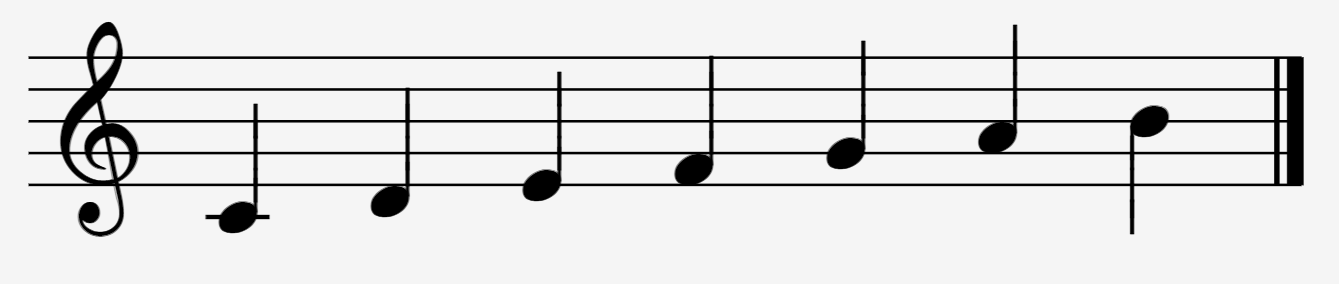
#> input picture HW12/notation.png, 1339 x 284 px
$ jupyter execute '王田雨2000012903HW12.ipynb'
#> lines starting #> are read from the running program, lines starting #| are printed output that depends on the picture; after the words box and inside, x2 and y2 are one past the last pixel; in counts of white or black regions, pixels touching at a corner belong together
# Homework_2022_04_14

<font color=ff0000> 截止日期 4.18 中午 11:59</font>

[cell 1]
import matplotlib.pyplot as plt # plt 用于显示图片
import cv2 as cv # mpimg 用于读取图片
import numpy as np
from skimage.color import rgb2gray

def show_images(images, titles=None):
    n_ims = len(images)
    if titles is None:
        titles = ['(%d)' % i for i in range(1, n_ims + 1)]
    fig = plt.figure()
    n = 1
    for image, title in zip(images, titles):
        a = fig.add_subplot(1, n_ims, n)
        if image.ndim == 2:
            plt.gray()
        plt.imshow(image)
        a.set_title(title)
        plt.axis('off')
        n += 1
    fig.set_size_inches(np.array(fig.get_size_inches()) * n_ims)
    plt.show()

img = cv.imread('notation.png')
#> img is the input picture: shape (284, 1339, 3); min 0, max 245, mean 224.3
original = img.copy()
gray = cv.imread('notation.png',0)
#> gray: shape (284, 1339); min 0, max 245, mean 224.3
show_images([img])
#> in show_images, `n_ims = len(images)`: n_ims = 1
#> the loop in show_images, `for image, title in zip(images, titles):` made 1 pass
#> (title, n) on pass 1: ('(1)', 2)
#> after the loop in show_images, `for image, title in zip(images, titles):`: n = 2
show_images([gray])
#> the loop in show_images (call 2), `for image, title in zip(images, titles):` made 1 pass

## 1.1 对灰度图像做直方图均衡，然后用otsu阈值二值化，请自己实现histogram_equalization。

[cell 2]
equalized_gray = cv.equalizeHist(gray)
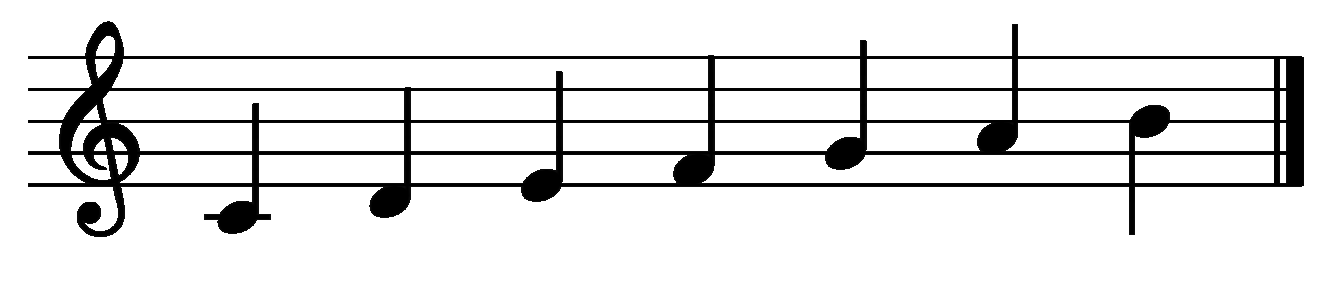
#> equalized_gray: shape (284, 1339); min 0, max 255, mean 227.6
show_images([gray, equalized_gray], ['Gray', 'Equalized Gray'])
#> the loop in show_images (call 3), `for image, title in zip(images, titles):` made 2 passes
#> (title, n) on passes 1 to 2: ('Gray', 2), ('Equalized Gray', 3)
#> after the loop in show_images (call 3), `for image, title in zip(images, titles):`: n = 3
#> in show_images (call 3), `plt.show()`:
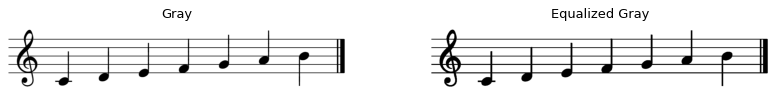
#> figure drawn by matplotlib, 2 panels

[cell 3]
threshold,bin_img = cv.threshold(equalized_gray,0,1,cv.THRESH_BINARY|cv.THRESH_OTSU)
#> bin_img: shape (284, 1339); values 0 (black) and 1 (white), 89.1% white; 1 black region, box (x1, y1, x2, y2) and area: (28, 21, 1304, 237) 41352
#> threshold = 13
show_images([equalized_gray, bin_img], ['Equalized Gray', 'Binary'])
#> the loop in show_images (call 4), `for image, title in zip(images, titles):` made 2 passes
#> after the loop in show_images (call 4), `for image, title in zip(images, titles):`: n = 3
#> in show_images (call 4), `plt.show()`:
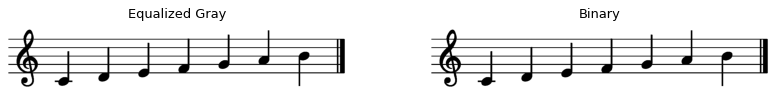
#> figure drawn by matplotlib, 2 panels

## 1.2 去掉谱子中的线。

[cell 4]
def rle_encode(arr):
    x = np.copy(arr)
    first_dismatch = np.array(x[1:] != x[:-1])
    distmatch_positions = np.append(np.where(first_dismatch), len(x)-1)
    rle = np.diff(np.append(-1, distmatch_positions))
    values = [x[i] for i in np.cumsum(np.append(0, rle))[:-1]]
    return rle, values

def hv_rle(img, axis=1):
    # 可以理解为将 AACCCBBBBBAAAAFFFFFFFF 表示 A2C3B5A4F8
    # 对于黑白图像，可以方便的表示黑白间隔的长度
    rle, values = [], []

    if axis == 1:
        for i in range(img.shape[1]):
            col_rle, col_values = rle_encode(img[:, i])
            rle.append(col_rle)
            values.append(col_values)
    else:
        for i in range(img.shape[0]):
            row_rle, row_values = rle_encode(img[i])
            rle.append(row_rle)
            values.append(row_values)

    return rle, values

def calculate_pair_sum(arr):
    if len(arr) == 1:
        return list(arr)
    else:
        res = [arr[i] + arr[i + 1] for i in range(0, len(arr) - 1, 2)]
        if len(arr) % 2 == 1:
            res.append(arr[-2] + arr[-1])
        return res

def get_most_common(rle):
    pair_sum = [calculate_pair_sum(col) for col in rle]

    flattened = []
    for col in pair_sum:
        flattened += col

    most_common = np.argmax(np.bincount(flattened))
    return most_common

rle, vals = hv_rle(bin_img)
#> the loop in hv_rle, `for i in range(img.shape[1]):` made 1339 passes
#> (distmatch_positions in rle_encode, col_rle, col_values) on passes 29 to 31: ([55, 58, 87, 90, 119, 122, 150, 154, 182, 186, 283], [56, 3, 29, 3, 29, 3, 28, 4, 28, 4, 97], [1, 0, 1, 0, 1, 0, 1, 0, 1, 0, 1]), ([55, 58, 87, 90, 119, 122, 150, 154, 182, 186, 283], [56, 3, 29, 3, 29, 3, 28, 4, 28, 4, 97], [1, 0, 1, 0, 1, 0, 1, 0, 1, 0, 1]), ([55, 58, 87, 90, 119, 122, 150, 154, 182, 186, 283], [56, 3, 29, 3, 29, 3, 28, 4, 28, 4, 97], [1, 0, 1, 0, 1, 0, 1, 0, 1, 0, 1])
#> after the loop in hv_rle, `for i in range(img.shape[1]):`: rle = 1339 items, first 6: [284], [284], [284], [284], [284], [284]; values = 1339 items, first 6: [1], [1], [1], [1], [1], [1]
#> vals = 1339 items, first 6: [1], [1], [1], [1], [1], [1]
# 根据rle黑白间隔的长，计算二值图像每行中黑色和白色的和，并找出最普遍的结果
# 可以认为这个最普遍的结果是五线谱的线间距
most_common = get_most_common(rle)
#> in get_most_common, `pair_sum = [calculate_pair_sum(col) for col in rle]`: pair_sum has the same summary as rle in hv_rle
#> the loop in get_most_common, `for col in pair_sum:` made 1339 passes
#> after the loop in get_most_common, `for col in pair_sum:`: flattened = 7662 values, max 284 at index 0, min 3 at index 1289, mean 51.58
#> in get_most_common, `most_common = np.argmax(np.bincount(flattened))`: most_common = 32
#> most_common = 32
print(most_common)
#| 32

[cell 5]
# 已经计算出五线谱的线间距之后，统计黑白部分各占多少
from collections import Counter

def most_common_bw_pattern(arr, most_common):
    if len(arr) == 1:
        return []
    else:
        res = [(arr[i], arr[i + 1]) for i in range(0, len(arr) - 1, 2)
               if arr[i] + arr[i + 1] == most_common]

        if len(arr) % 2 == 1 and arr[-2] + arr[-1] == most_common:
            res.append((arr[-2], arr[-1]))
        return res

def calculate_thickness_spacing(rle, most_common):
    bw_patterns = [most_common_bw_pattern(col, most_common) for col in rle]
    bw_patterns = [x for x in bw_patterns if x]  # Filter empty patterns

    flattened = []
    for col in bw_patterns:
        flattened += col

    pair, count = Counter(flattened).most_common()[0]

    line_thickness = min(pair)
    line_spacing = max(pair)

    return line_thickness, line_spacing

thickness, spacing = calculate_thickness_spacing(rle, most_common)
#> in calculate_thickness_spacing, `bw_patterns = [most_common_bw_pattern(col, most_common) for col in rle]`: bw_patterns = 1339 items, first 6: [], [], [], [], [], []
#> in calculate_thickness_spacing, `bw_patterns = [x for x in bw_patterns if x]`: bw_patterns = 1196 items
#> the loop in calculate_thickness_spacing, `for col in bw_patterns:` made 1196 passes
#> col on passes 2 to 4: [(29, 3), (29, 3), (28, 4), (28, 4)], [(29, 3), (29, 3), (28, 4), (28, 4)], [(29, 3), (29, 3), (28, 4), (28, 4)]
#> after the loop in calculate_thickness_spacing, `for col in bw_patterns:`: flattened = 4316 pairs, first value 1 to 29, second value 3 to 31
#> in calculate_thickness_spacing, `pair, count = Counter(flattened).most_common()[0]`: pair = (29, 3); count = 2272
#> in calculate_thickness_spacing, `line_thickness = min(pair)`: line_thickness = 3
#> in calculate_thickness_spacing, `line_spacing = max(pair)`: line_spacing = 29
#> thickness = 3; spacing = 29
# 分别指黑色部分和白色部分
print(thickness, spacing)
#| 3 29

[cell 6]
# TODO TODO TODO
# 用一个只包含线的滑窗去对齐原图（前后稍微移动取得卷积最大）后做减法。
# 然后再用膨胀~腐蚀（闭操作）对图像加工一下。
# 只去掉线的话会出现音符被分开的情况，所以去掉线之后需要对图像进行膨胀。
# 输出的分别是刚去掉线的谱子，和去掉线+膨胀后的谱子
# https://zhuanlan.zhihu.com/p/110330329

kernel = np.ones((5,5),dtype=np.int8)

no_staff_img = cv.dilate(bin_img,kernel,5)
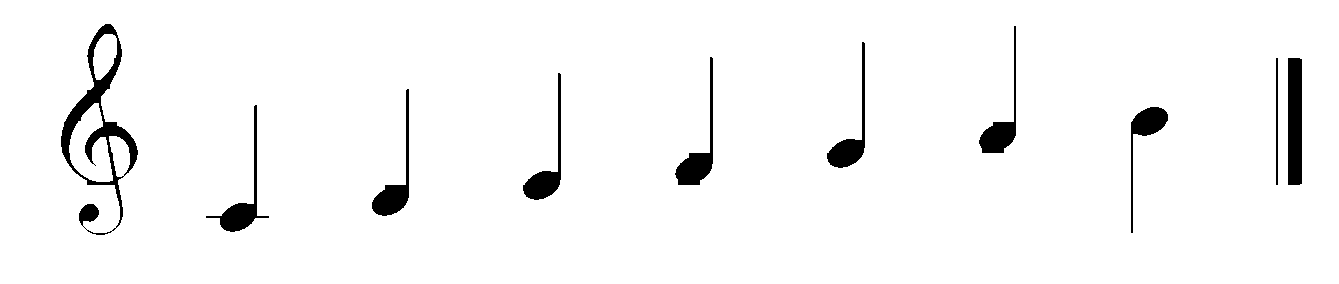
#> no_staff_img: shape (284, 1339); values 0 (black) and 1 (white), 96.5% white; 10 black regions, largest, box (x1, y1, x2, y2) and area: (61, 24, 138, 235) 3399, (1288, 58, 1302, 185) 1774, (675, 57, 713, 185) 1209
show_images([no_staff_img])
kernel = np.ones((5,5),dtype=np.int8)
no_staff_img = cv.erode(no_staff_img,kernel,10)
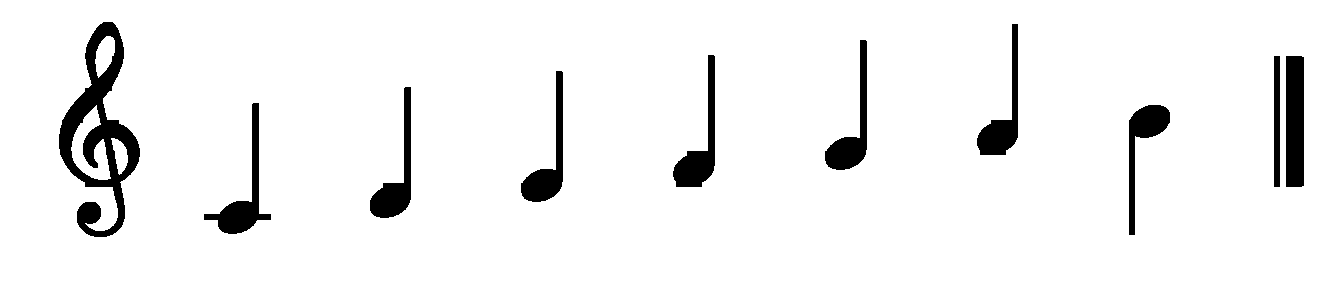
#> no_staff_img: shape (284, 1339); values 0 (black) and 1 (white), 94.2% white; 10 black regions, largest, box (x1, y1, x2, y2) and area: (59, 22, 140, 237) 6223, (1286, 56, 1304, 187) 2354, (204, 103, 271, 234) 1937
show_images([no_staff_img])

## 1.3 （附加）取出音符，算hog特征，通过变换增加数据（或者也可以自己想办法增加数据），训练一个可以识别音符/谱号/终止符的分类器。

[cell 7]
# 取出音符
from skimage.measure import label, regionprops
bw = 1-no_staff_img
label_img = label(bw)
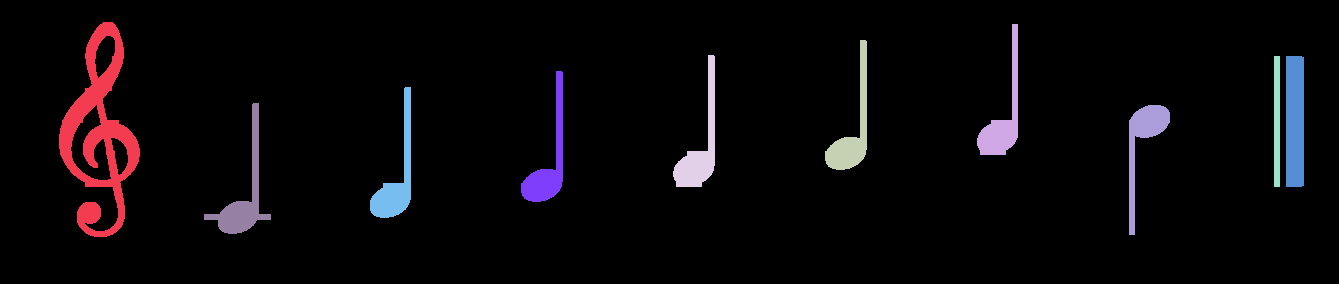
#> label_img: shape (284, 1339) int64; 11 distinct labels, from 0 to 10; one colour per label, 0 black
show_images([label_img])

boundary = []
for region in regionprops(label_img):
    if region.area >= 100:
        boundary.append(region.bbox)
#> this loop made 10 passes
#> after the loop, boundary = [(22, 59, 237, 140), (24, 977, 155, 1018), (40, 825, 170, 867), (55, 673, 187, 715), (56, 1274, 187, 1280), (56, 1286, 187, 1304), (71, 521, 202, 563), (87, 370, 218, 411), (103, 204, 234, 271), (105, 1129, 235, 1170)]

boundary = sorted(boundary, key=lambda b: b[1])
#> boundary = [(22, 59, 237, 140), (103, 204, 234, 271), (87, 370, 218, 411), (71, 521, 202, 563), (55, 673, 187, 715), (40, 825, 170, 867), (24, 977, 155, 1018), (105, 1129, 235, 1170), (56, 1274, 187, 1280), (56, 1286, 187, 1304)]

components = []
for bbox in boundary:
    minr, minc, maxr, maxc = bbox
    components.append(no_staff_img[minr:maxr, minc:maxc])
#> this loop made 10 passes
#> after the loop, components = 10 items

show_images([components[3]])
#> the loop in show_images (call 8), `for image, title in zip(images, titles):` made 1 pass
#> after the loop in show_images (call 8), `for image, title in zip(images, titles):`: n = 2
#> in show_images (call 8), `plt.show()`:
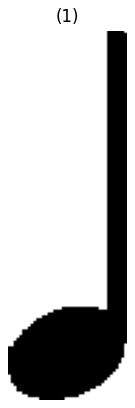
#> figure drawn by matplotlib, 1 panel
print(len(components))
#| 10
